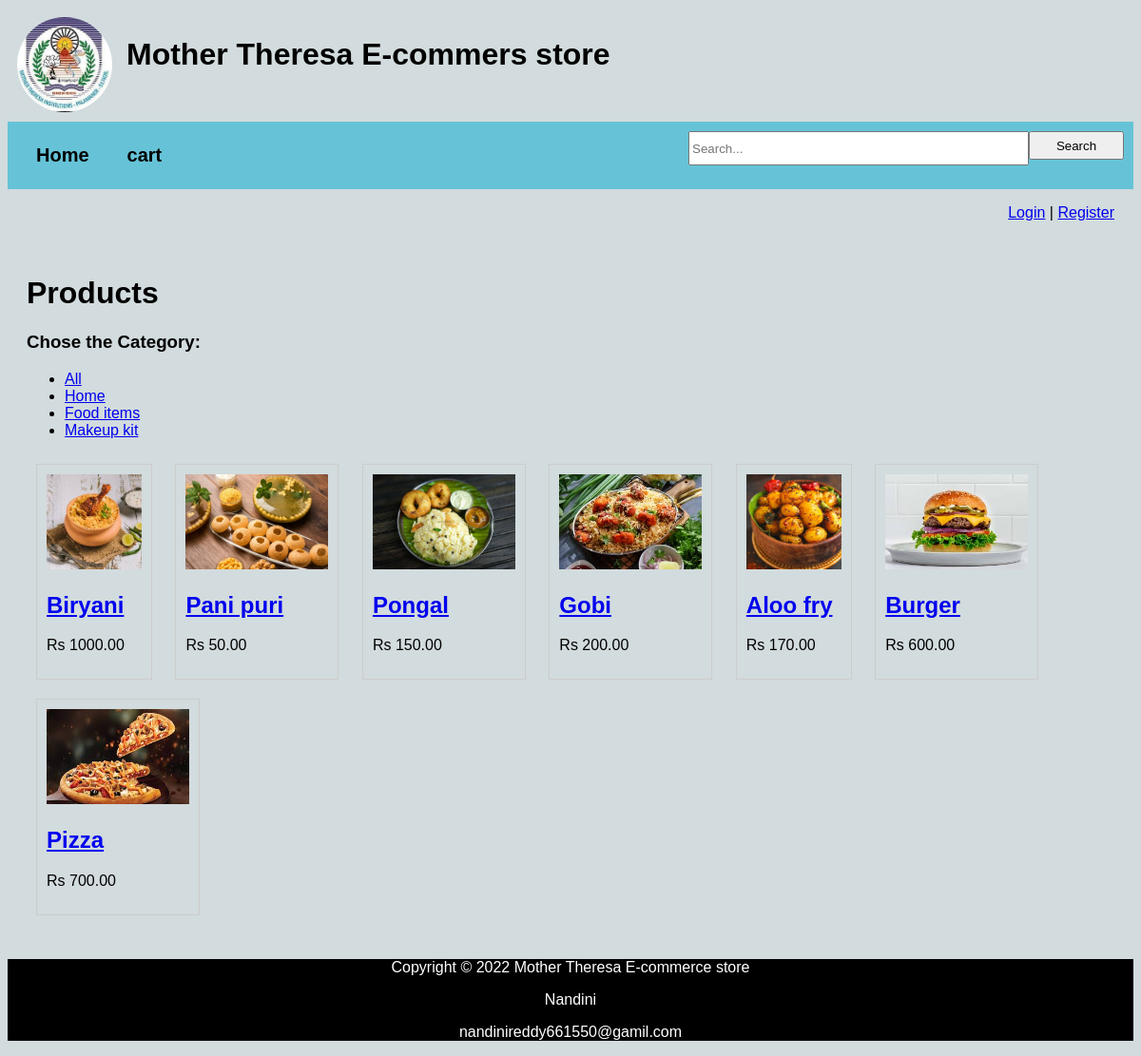
Page /product_list?category=5 on the committed database.
### catalog/models.py (models this page shows, shortened)
class Category(models.Model):
    name = models.CharField(max_length=100)

class Product(models.Model):
    name = models.CharField(max_length=100)
    description = models.TextField()
    price = models.DecimalField(max_digits=8, decimal_places=2)
    image = models.ImageField(upload_to='products/', blank=True, null=True)
    category = models.ForeignKey(Category, on_delete=models.CASCADE, related_name='products',null=True, blank=True)

### catalog/views.py (the view)
# urls.py: path('product_list', views.product_list, name='product_list'),
def product_list(request):
    category_id = request.GET.get('category')
    query = request.GET.get('q')
    products = Product.objects.all()
    if category_id:
        products = products.filter(category_id=category_id)
    if query:
        products = products.filter(name__icontains=query)
    categories = Category.objects.all()
    return render(request, 'product_list.html', {'products': products, 'categories': categories})

### catalog/templates/product_list.html (shortened to what this page needs)
{% extends 'base.html' %}
{% block content %}
<!DOCTYPE html>
<html>
<head>
</head>
<body bgcolor="skyblue">
    <h1>Products</h1>
<h3>Chose the  Category:</h3>
<ul>
    <li><a href="/">All</a></li>
    {% for category in categories %}
        <li><a href="?category={{ category.id }}">{{ category.name }}</a></li>
    {% endfor %}
</ul>
{% for product in products %}
    <div class="product">
        {% if product.image %}
            <img src="{{ product.image.url }}" alt="{{ product.name }}" "width=100px height=100px">
        {% endif %}
        <h2><a href="{% url 'product_detail' product.pk %}">{{ product.name }}</a></h2>
        <p>Rs {{ product.price }}</p>
    </div>
{% endfor %}
</body>
</html>
{% endblock %}

### catalog/templates/base.html (style rules this page uses)
body { font-family: Arial, sans-serif; background-color: rgb(210, 219, 221); }
img { max-width: 150px; }
.product { border: 1px solid #ccc; padding: 10px; margin: 10px; display: inline-block; }

### rows in the picture
Category: name "Home"
Category: name "Food items"
Category: name "Makeup kit"
Product: image (picture), name "Biryani", price "1000.00"
Product: image (picture), name "Pani puri", price "50.00"
Product: image (picture), name "Pongal", price "150.00"
Product: image (picture), name "Gobi", price "200.00"
Product: image (picture), name "Aloo fry", price "170.00"
Product: image (picture), name "Burger", price "600.00"
Product: image (picture), name "Pizza", price "700.00"
